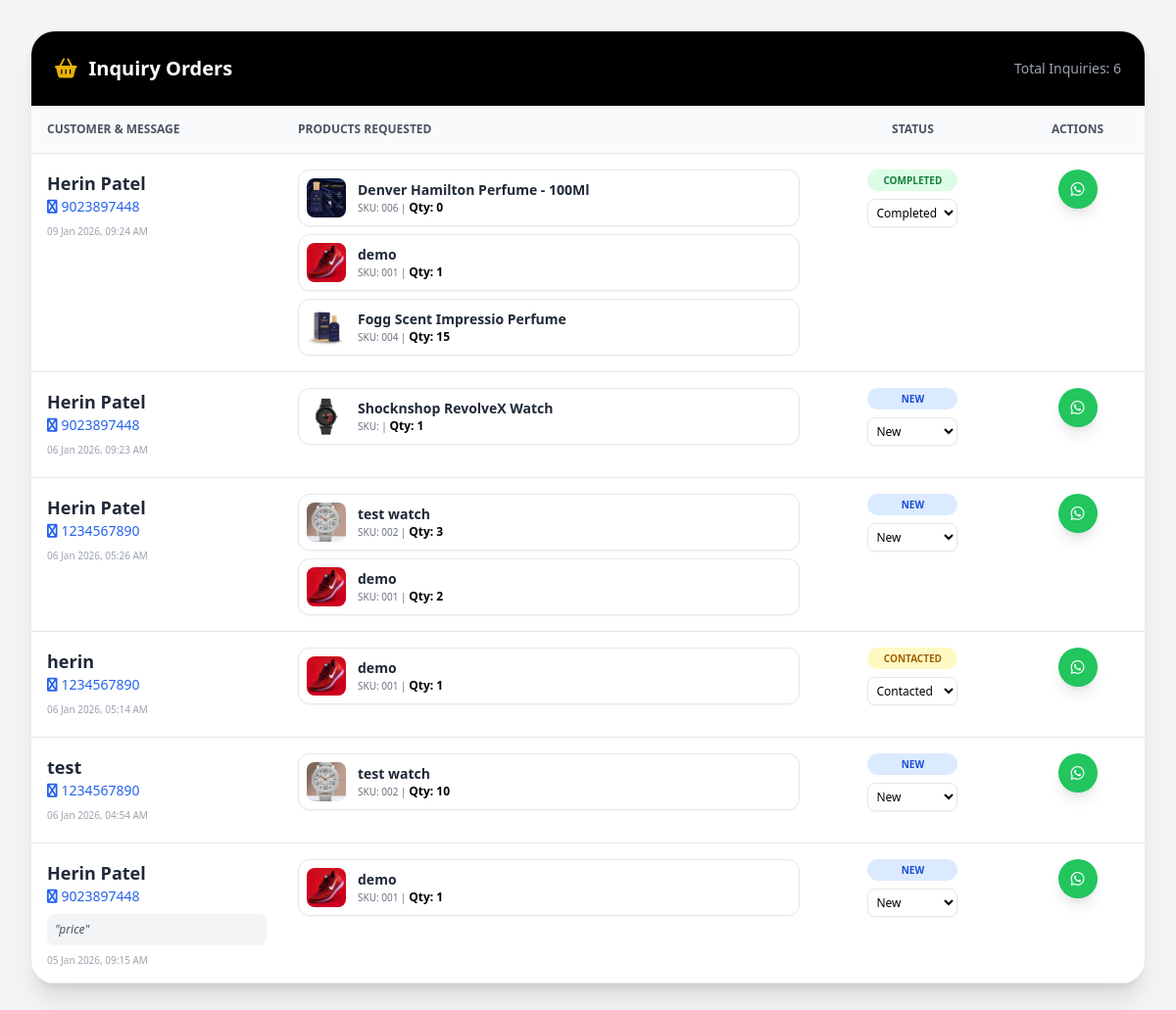
The app's page /admin_inquiries.php with its own data.
### tables this page shows
CREATE TABLE `inquiries` (
  `id` int(11) NOT NULL,
  `customer_name` varchar(255) NOT NULL,
  `phone` varchar(20) NOT NULL,
  `message` text DEFAULT NULL,
  `status` enum('New','Contacted','Completed') DEFAULT 'New',
  `created_at` timestamp NOT NULL DEFAULT current_timestamp()
);

CREATE TABLE `inquiry_items` (
  `id` int(11) NOT NULL,
  `inquiry_id` int(11) NOT NULL,
  `product_id` int(11) NOT NULL,
  `quantity` int(11) NOT NULL
);

CREATE TABLE `products` (
  `id` int(11) NOT NULL,
  `category_id` int(11) DEFAULT NULL,
  `brand` varchar(100) DEFAULT NULL,
  `product_name` varchar(255) DEFAULT NULL,
  `sku` varchar(100) DEFAULT NULL,
  `original_price` decimal(10,2) DEFAULT NULL,
  `discounted_price` decimal(10,2) DEFAULT NULL,
  `discount_percent` int(11) DEFAULT NULL,
  `stock_status` varchar(50) DEFAULT 'In Stock',
  `rating` decimal(3,1) DEFAULT 4.5,
  `available_units` int(11) DEFAULT NULL,
  `short_description` text DEFAULT NULL,
  `long_description` text DEFAULT NULL,
  `key_features` text DEFAULT NULL,
  `category_details` longtext DEFAULT NULL CHECK (json_valid(`category_details`)),
  `image` varchar(255) DEFAULT NULL,
  `brochure_pdf` varchar(255) DEFAULT NULL,
  `created_at` timestamp NOT NULL DEFAULT current_timestamp(),
  `min_qty` int(11) DEFAULT 1,
  `additional_images` text DEFAULT NULL
);

### admin_inquiries.php (the view, shortened to what this page needs)
<?php
include 'db.php';
$query = mysqli_query($conn, "SELECT * FROM inquiries ORDER BY created_at DESC");
?>
<!DOCTYPE html>
<html lang="en">
<head>
    <script src="https://cdn.tailwindcss.com"></script>
    <link rel="stylesheet" href="https://cdnjs.cloudflare.com/ajax/libs/font-awesome/6.4.0/css/all.min.css">
</head>
<body class="bg-gray-100 p-8">
    <div class="max-w-7xl mx-auto bg-white rounded-3xl shadow-xl overflow-hidden">
        <div class="bg-black p-6 flex justify-between items-center">
            <h2 class="text-white text-xl font-bold flex items-center gap-3">
                <i class="fa fa-shopping-basket text-yellow-500"></i> Inquiry Orders
            </h2>
            <span class="text-gray-400 text-sm">Total Inquiries: <?php echo mysqli_num_rows($query); ?></span>
        </div>
        <div class="overflow-x-auto">
            <table class="w-full text-left border-collapse">
                <thead>
                    <tr class="bg-gray-50 border-b">
                        <th class="p-4 font-bold text-gray-600 uppercase text-xs">Customer & Message</th>
                        <th class="p-4 font-bold text-gray-600 uppercase text-xs">Products Requested</th>
                        <th class="p-4 font-bold text-gray-600 uppercase text-xs text-center">Status</th>
                        <th class="p-4 font-bold text-gray-600 uppercase text-xs text-center">Actions</th>
                    </tr>
                </thead>
                <tbody>
                    <?php while($row = mysqli_fetch_assoc($query)) {
                    $inquiry_id = $row['id'];
                    $phone = $row['phone'];
                    $name = $row['customer_name'];
                    $status = $row['status'];
                    $cust_msg = $row['message'];
                    $badge = "bg-blue-100 text-blue-700";
                    if($status == 'Contacted') $badge = "bg-yellow-100 text-yellow-700";
                    if($status == 'Completed') $badge = "bg-green-100 text-green-700";
                ?>
                    <tr class="border-b hover:bg-gray-50 transition align-top">
                        <td class="p-4 w-64">
                            <div class="font-bold text-gray-800 text-lg"><?php echo $name; ?></div>
                            <div class="text-blue-600 font-medium text-sm mb-2"><i
                                    class="fa fa-whatsapp mr-1"></i><?php echo $phone; ?></div>
                            <?php if($cust_msg): ?>
                            <div class="bg-gray-100 p-2 rounded-lg text-xs text-gray-600 italic">
                                "<?php echo $cust_msg; ?>"
                            </div>
                            <?php endif; ?>
                            <div class="text-[10px] text-gray-400 mt-2">
                                <?php echo date('d M Y, h:i A', strtotime($row['created_at'])); ?></div>
                        </td>
                        <td class="p-4">
                            <div class="space-y-2">
                                <?php
                            $items_query = mysqli_query($conn, "SELECT ii.*, p.product_name, p.image, p.sku FROM inquiry_items ii JOIN products p ON ii.product_id = p.id WHERE ii.inquiry_id = '$inquiry_id'");
                            while($item = mysqli_fetch_assoc($items_query)) {
                            ?>
                                <div class="flex items-center gap-3 bg-white border rounded-xl p-2 shadow-sm">
                                    <img src="uploads/<?php echo $item['image']; ?>"
                                        class="w-10 h-10 object-cover rounded-lg">
                                    <div>
                                        <div class="text-sm font-bold text-gray-800">
                                            <?php echo $item['product_name']; ?></div>
                                        <div class="text-[10px] text-gray-500">SKU: <?php echo $item['sku']; ?> | <span
                                                class="text-black font-bold text-xs">Qty:
                                                <?php echo $item['quantity']; ?></span></div>
                                    </div>
                                </div>
                                <?php } ?>
                            </div>
                        </td>
                        <td class="p-4 text-center">
                            <form method="POST" class="inline-block">
                                <span
                                    class="block mb-2 px-2 py-1 rounded-full text-[10px] font-bold uppercase <?php echo $badge; ?>">
                                    <?php echo $status; ?>
                                </span>
                                <select name="status" onchange="this.form.submit()" name="update_status"
                                    class="border p-1 rounded-lg text-xs bg-white shadow-sm outline-none">
                                    <option value="New" <?php if($status == 'New') echo 'selected'; ?>>New</option>
                                    <option value="Contacted" <?php if($status == 'Contacted') echo 'selected'; ?>>
                                        Contacted</option>
                                    <option value="Completed" <?php if($status == 'Completed') echo 'selected'; ?>>
                                        Completed</option>
                                </select>
                            </form>
                        </td>
                        <td class="p-4 text-center">
                            <?php
                        $wa_msg = "Hello $name, Regarding your inquiry #$inquiry_id, we have updated the status to: $status. We will contact you soon.";
                        $wa_link = "https://wa.me/91$phone?text=" . urlencode($wa_msg);
                        ?>
                            <a href="<?php echo $wa_link; ?>" target="_blank"
                                class="inline-flex items-center justify-center w-10 h-10 bg-green-500 text-white rounded-full hover:bg-green-600 transition shadow-lg">
                                <i class="fab fa-whatsapp"></i>
                            </a>
                        </td>
                    </tr>
                    <?php } ?>
                </tbody>
            </table>
        </div>
    </div>
</body>
</html>

### assets/css/style.css (style rules this page uses)
body { margin: 0; padding: 0; box-sizing: border-box; background-color: #f5f5f5; }

### records on screen
inquiries: customer_name "Herin Patel", phone "9023897448", created_at "09 Jan 2026, 09:24 AM", status "COMPLETED", status "Completed"
inquiry_items: product.image (picture), product.product_name "Denver Hamilton Perfume - 100Ml", product.sku "006", quantity "0"
inquiry_items: product.image (picture), product.product_name "demo", product.sku "001", quantity "1"
inquiry_items: product.image (picture), product.product_name "Fogg Scent Impressio Perfume", product.sku "004", quantity "15"
inquiries: customer_name "Herin Patel", phone "9023897448", created_at "06 Jan 2026, 09:23 AM", status "NEW", status "New"
inquiry_items: product.image (picture), product.product_name "Shocknshop RevolveX Watch", quantity "1"
inquiries: customer_name "Herin Patel", phone "1234567890", created_at "06 Jan 2026, 05:26 AM", status "NEW", status "New"
inquiry_items: product.image (picture), product.product_name "test watch", product.sku "002", quantity "3"
inquiry_items: product.image (picture), product.product_name "demo", product.sku "001", quantity "2"
inquiries: customer_name "herin", phone "1234567890", created_at "06 Jan 2026, 05:14 AM", status "CONTACTED", status "Contacted"
inquiry_items: product.image (picture), product.product_name "demo", product.sku "001", quantity "1"
inquiries: customer_name "test", phone "1234567890", created_at "06 Jan 2026, 04:54 AM", status "NEW", status "New"
inquiry_items: product.image (picture), product.product_name "test watch", product.sku "002", quantity "10"
inquiries: customer_name "Herin Patel", phone "9023897448", message "price", created_at "05 Jan 2026, 09:15 AM", status "NEW", status "New"
inquiry_items: product.image (picture), product.product_name "demo", product.sku "001", quantity "1"

### other values on screen
mysqli_num_rows($query) "6"
